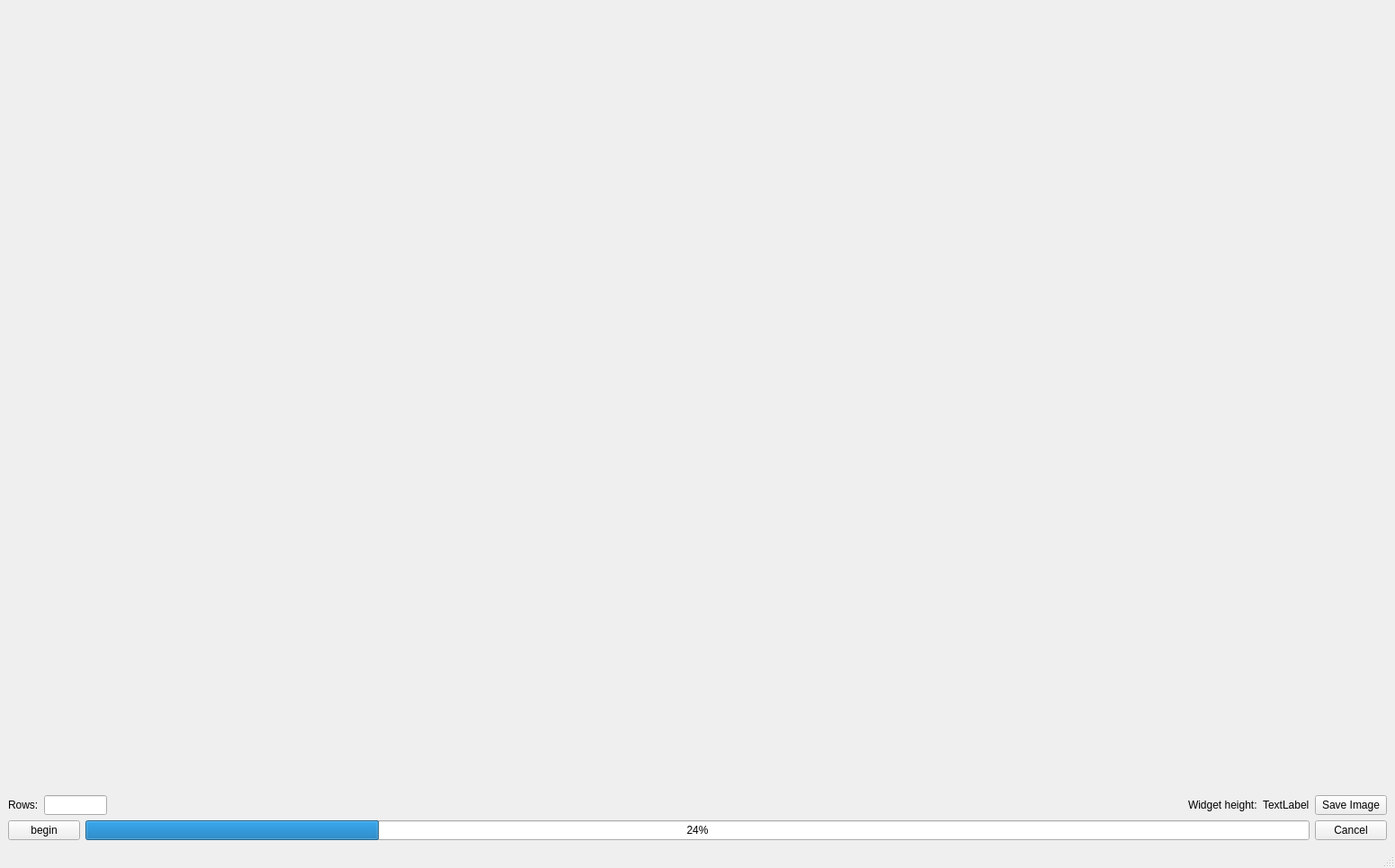
<?xml version="1.0" encoding="UTF-8"?>
<ui version="4.0">
 <class>MainWindow</class>
 <widget class="QMainWindow" name="MainWindow">
  <property name="geometry">
   <rect>
    <x>0</x>
    <y>0</y>
    <width>1551</width>
    <height>965</height>
   </rect>
  </property>
  <property name="windowTitle">
   <string>MainWindow</string>
  </property>
  <widget class="QWidget" name="centralwidget">
   <layout class="QVBoxLayout" name="verticalLayout_5">
    <item>
     <layout class="QVBoxLayout" name="verticalLayout_3">
      <item>
       <widget class="RenderView" name="widget" native="true"/>
      </item>
      <item>
       <layout class="QHBoxLayout" name="horizontalLayout_2">
        <item>
         <widget class="QLabel" name="label">
          <property name="sizePolicy">
           <sizepolicy hsizetype="Preferred" vsizetype="Fixed">
            <horstretch>0</horstretch>
            <verstretch>0</verstretch>
           </sizepolicy>
          </property>
          <property name="text">
           <string>Rows:</string>
          </property>
         </widget>
        </item>
        <item>
         <widget class="QLineEdit" name="rowsField">
          <property name="maximumSize">
           <size>
            <width>70</width>
            <height>16777215</height>
           </size>
          </property>
         </widget>
        </item>
        <item>
         <spacer name="horizontalSpacer">
          <property name="orientation">
           <enum>Qt::Horizontal</enum>
          </property>
          <property name="sizeHint" stdset="0">
           <size>
            <width>40</width>
            <height>20</height>
           </size>
          </property>
         </spacer>
        </item>
        <item>
         <widget class="QLabel" name="label_3">
          <property name="sizePolicy">
           <sizepolicy hsizetype="Preferred" vsizetype="Fixed">
            <horstretch>0</horstretch>
            <verstretch>0</verstretch>
           </sizepolicy>
          </property>
          <property name="text">
           <string>Widget height:</string>
          </property>
         </widget>
        </item>
        <item>
         <widget class="QLabel" name="heightLabel">
          <property name="sizePolicy">
           <sizepolicy hsizetype="Preferred" vsizetype="Fixed">
            <horstretch>0</horstretch>
            <verstretch>0</verstretch>
           </sizepolicy>
          </property>
          <property name="text">
           <string>TextLabel</string>
          </property>
         </widget>
        </item>
        <item>
         <widget class="QPushButton" name="saveButton">
          <property name="text">
           <string>Save Image</string>
          </property>
         </widget>
        </item>
       </layout>
      </item>
      <item>
       <layout class="QHBoxLayout" name="horizontalLayout_5">
        <item>
         <widget class="QPushButton" name="beginButton">
          <property name="text">
           <string>begin</string>
          </property>
         </widget>
        </item>
        <item>
         <widget class="QProgressBar" name="progressBar">
          <property name="value">
           <number>24</number>
          </property>
         </widget>
        </item>
        <item>
         <widget class="QPushButton" name="cancelButton">
          <property name="text">
           <string>Cancel</string>
          </property>
         </widget>
        </item>
       </layout>
      </item>
     </layout>
    </item>
   </layout>
  </widget>
  <widget class="QMenuBar" name="menubar">
   <property name="geometry">
    <rect>
     <x>0</x>
     <y>0</y>
     <width>1551</width>
     <height>61</height>
    </rect>
   </property>
  </widget>
  <widget class="QStatusBar" name="statusbar"/>
 </widget>
 <customwidgets>
  <customwidget>
   <class>RenderView</class>
   <extends>QWidget</extends>
   <header>renderview.h</header>
   <container>1</container>
  </customwidget>
 </customwidgets>
 <resources/>
 <connections/>
</ui>
